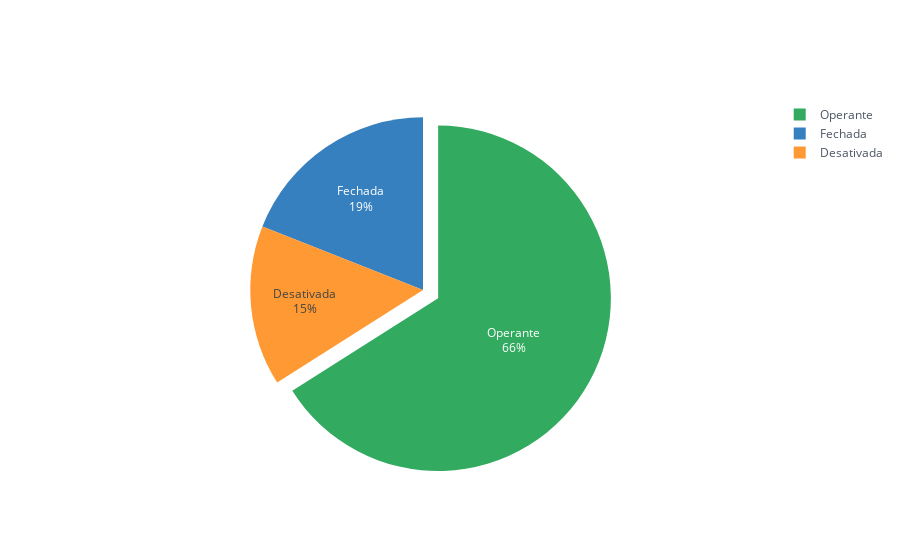

The notebook cell saved with this chart:
### Code cell
porcentagem.reset_index().iplot(kind="pie",
                             labels='Situação',
                             values='UF',
                             textinfo='percent+label',
                             pull=[0, 0, 0.1],
                             )

### Figure 1 — Plotly figure (JSON) as saved in the notebook; plotly's stock layout.template omitted (floating-point values rounded to 4 significant figures)
{"data": [{"labels": ["Desativada", "Fechada", "Operante"], "marker": {"colors": ["rgba(255, 153, 51, 1.0)", "rgba(55, 128, 191, 1.0)", "rgba(50, 171, 96, 1.0)"]}, "name": "", "pull": [0, 0, 0.1], "textinfo": "percent+label", "type": "pie", "values": [15, 19, 66]}], "layout": {"legend": {"bgcolor": "#FFFFFF", "font": {"color": "#4D5663"}}, "paper_bgcolor": "#FFFFFF", "plot_bgcolor": "#FFFFFF", "titlefont": {"color": "#4D5663"}}}
